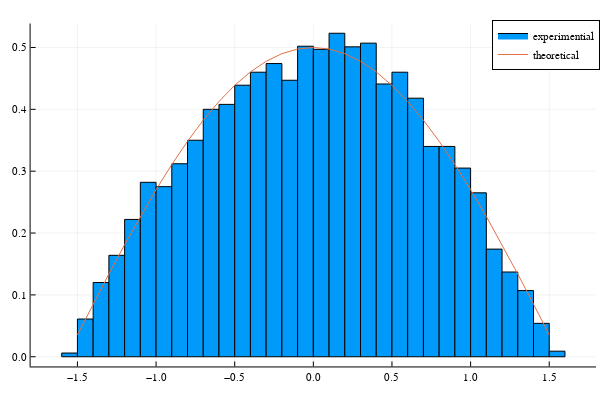

Notebook cell for this chart:
### Markdown cell above
## 6. Transformation Method and Rejection Method Consider the probability distribution function (PDF)

$$
P(x)=A\cos x,\quad -\frac{\pi}2\leq x\leq \frac{\pi}2.
$$

### (a) Obtain the value of $A$.

$$
\begin{aligned}
\int_{-\frac{\pi}2}^{\frac{\pi}2}P(x)dx
&=A\int_{-\frac{\pi}2}^{\frac{\pi}2}\cos x dx\\
&=A\left[\sin{x}\right]_{-\frac{\pi}2}^{\frac{\pi}2} dx\\
1&=2A\\
A&=\frac12
\end{aligned}
$$

### (b) Sample 10,000 random deviates from the above distribution using the transformation method. Plot a histogram of the deviates.

In order to use the transformation method, we should first derive the PDF of $X$

$$
\begin{aligned}
F_X(x) &= \frac12 \int_{-\frac{\pi}2}^{x}\cos{t}dt\\
&=\frac12 (\sin{x}+1).\\
\end{aligned}
$$

Then we get the inverse function the $F_X^{-1}(x)$

$$
F_X^{-1}(u)=\sin^{-1}(2u-1)
$$

The transform formula should be

$$
\begin{aligned}
X&=F_X^{-1}(U)\\
&=\sin^{-1}(2U-1)
\end{aligned}
$$

where $U\sim \mathcal{U}(0,1)$.

### Code cell
Us = rand(Uniform(0,1),10^4)
Xs = @. asin(2Us-1);

histogram(Xs,normalize=:pdf,label="experimential")
xs = -1.5:0.1:1.5
plot!(x->cos(x)/2,xs,label="theoretical")

### Figure 1 — Plotly figure (JSON) as saved in the notebook; plotly's stock layout.template omitted (floating-point values rounded to 4 significant figures)
{"data": [{"fill": "tozeroy", "fillcolor": "rgba(0, 154, 250, 1.000)", "legendgroup": "experimential", "line": {"color": "rgba(0, 0, 0, 1)", "dash": "solid", "width": 1}, "mode": "lines", "name": "experimential", "showlegend": true, "type": "scatter", "x": [-1.6, -1.6, -1.5, -1.5, -1.6, -1.6], "xaxis": "x", "y": [0.006, 0, 0, 0.006, 0.006, 0.006], "yaxis": "y"}, {"fill": "tozeroy", "fillcolor": "rgba(0, 154, 250, 1.000)", "legendgroup": "experimential", "line": {"color": "rgba(0, 0, 0, 1)", "dash": "solid", "width": 1}, "mode": "lines", "name": "experimential", "showlegend": false, "type": "scatter", "x": [-1.5, -1.5, -1.4, -1.4, -1.5, -1.5], "xaxis": "x", "y": [0.061, 0, 0, 0.061, 0.061, 0.061], "yaxis": "y"}, {"fill": "tozeroy", "fillcolor": "rgba(0, 154, 250, 1.000)", "legendgroup": "experimential", "line": {"color": "rgba(0, 0, 0, 1)", "dash": "solid", "width": 1}, "mode": "lines", "name": "experimential", "showlegend": false, "type": "scatter", "x": [-1.4, -1.4, -1.3, -1.3, -1.4, -1.4], "xaxis": "x", "y": [0.12, 0, 0, 0.12, 0.12, 0.12], "yaxis": "y"}, {"fill": "tozeroy", "fillcolor": "rgba(0, 154, 250, 1.000)", "legendgroup": "experimential", "line": {"color": "rgba(0, 0, 0, 1)", "dash": "solid", "width": 1}, "mode": "lines", "name": "experimential", "showlegend": false, "type": "scatter", "x": [-1.3, -1.3, -1.2, -1.2, -1.3, -1.3], "xaxis": "x", "y": [0.164, 0, 0, 0.164, 0.164, 0.164], "yaxis": "y"}, {"fill": "tozeroy", "fillcolor": "rgba(0, 154, 250, 1.000)", "legendgroup": "experimential", "line": {"color": "rgba(0, 0, 0, 1)", "dash": "solid", "width": 1}, "mode": "lines", "name": "experimential", "showlegend": false, "type": "scatter", "x": [-1.2, -1.2, -1.1, -1.1, -1.2, -1.2], "xaxis": "x", "y": [0.222, 0, 0, 0.222, 0.222, 0.222], "yaxis": "y"}, {"fill": "tozeroy", "fillcolor": "rgba(0, 154, 250, 1.000)", "legendgroup": "experimential", "line": {"color": "rgba(0, 0, 0, 1)", "dash": "solid", "width": 1}, "mode": "lines", "name": "experimential", "showlegend": false, "type": "scatter", "x": [-1.1, -1.1, -1, -1, -1.1, -1.1], "xaxis": "x", "y": [0.282, 0, 0, 0.282, 0.282, 0.282], "yaxis": "y"}, {"fill": "tozeroy", "fillcolor": "rgba(0, 154, 250, 1.000)", "legendgroup": "experimential", "line": {"color": "rgba(0, 0, 0, 1)", "dash": "solid", "width": 1}, "mode": "lines", "name": "experimential", "showlegend": false, "type": "scatter", "x": [-1, -1, -0.9, -0.9, -1, -1], "xaxis": "x", "y": [0.275, 0, 0, 0.275, 0.275, 0.275], "yaxis": "y"}, {"fill": "tozeroy", "fillcolor": "rgba(0, 154, 250, 1.000)", "legendgroup": "experimential", "line": {"color": "rgba(0, 0, 0, 1)", "dash": "solid", "width": 1}, "mode": "lines", "name": "experimential", "showlegend": false, "type": "scatter", "x": [-0.9, -0.9, -0.8, -0.8, -0.9, -0.9], "xaxis": "x", "y": [0.312, 0, 0, 0.312, 0.312, 0.312], "yaxis": "y"}, {"fill": "tozeroy", "fillcolor": "rgba(0, 154, 250, 1.000)", "legendgroup": "experimential", "line": {"color": "rgba(0, 0, 0, 1)", "dash": "solid", "width": 1}, "mode": "lines", "name": "experimential", "showlegend": false, "type": "scatter", "x": [-0.8, -0.8, -0.7, -0.7, -0.8, -0.8], "xaxis": "x", "y": [0.35, 0, 0, 0.35, 0.35, 0.35], "yaxis": "y"}, {"fill": "tozeroy", "fillcolor": "rgba(0, 154, 250, 1.000)", "legendgroup": "experimential", "line": {"color": "rgba(0, 0, 0, 1)", "dash": "solid", "width": 1}, "mode": "lines", "name": "experimential", "showlegend": false, "type": "scatter", "x": [-0.7, -0.7, -0.6, -0.6, -0.7, -0.7], "xaxis": "x", "y": [0.4, 0, 0, 0.4, 0.4, 0.4], "yaxis": "y"}, {"fill": "tozeroy", "fillcolor": "rgba(0, 154, 250, 1.000)", "legendgroup": "experimential", "line": {"color": "rgba(0, 0, 0, 1)", "dash": "solid", "width": 1}, "mode": "lines", "name": "experimential", "showlegend": false, "type": "scatter", "x": [-0.6, -0.6, -0.5, -0.5, -0.6, -0.6], "xaxis": "x", "y": [0.408, 0, 0, 0.408, 0.408, 0.408], "yaxis": "y"}, {"fill": "tozeroy", "fillcolor": "rgba(0, 154, 250, 1.000)", "legendgroup": "experimential", "line": {"color": "rgba(0, 0, 0, 1)", "dash": "solid", "width": 1}, "mode": "lines", "name": "experimential", "showlegend": false, "type": "scatter", "x": [-0.5, -0.5, -0.4, -0.4, -0.5, -0.5], "xaxis": "x", "y": [0.439, 0, 0, 0.439, 0.439, 0.439], "yaxis": "y"}, {"fill": "tozeroy", "fillcolor": "rgba(0, 154, 250, 1.000)", "legendgroup": "experimential", "line": {"color": "rgba(0, 0, 0, 1)", "dash": "solid", "width": 1}, "mode": "lines", "name": "experimential", "showlegend": false, "type": "scatter", "x": [-0.4, -0.4, -0.3, -0.3, -0.4, -0.4], "xaxis": "x", "y": [0.46, 0, 0, 0.46, 0.46, 0.46], "yaxis": "y"}, {"fill": "tozeroy", "fillcolor": "rgba(0, 154, 250, 1.000)", "legendgroup": "experimential", "line": {"color": "rgba(0, 0, 0, 1)", "dash": "solid", "width": 1}, "mode": "lines", "name": "experimential", "showlegend": false, "type": "scatter", "x": [-0.3, -0.3, -0.2, -0.2, -0.3, -0.3], "xaxis": "x", "y": [0.474, 0, 0, 0.474, 0.474, 0.474], "yaxis": "y"}, {"fill": "tozeroy", "fillcolor": "rgba(0, 154, 250, 1.000)", "legendgroup": "experimential", "line": {"color": "rgba(0, 0, 0, 1)", "dash": "solid", "width": 1}, "mode": "lines", "name": "experimential", "showlegend": false, "type": "scatter", "x": [-0.2, -0.2, -0.1, -0.1, -0.2, -0.2], "xaxis": "x", "y": [0.447, 0, 0, 0.447, 0.447, 0.447], "yaxis": "y"}, {"fill": "tozeroy", "fillcolor": "rgba(0, 154, 250, 1.000)", "legendgroup": "experimential", "line": {"color": "rgba(0, 0, 0, 1)", "dash": "solid", "width": 1}, "mode": "lines", "name": "experimential", "showlegend": false, "type": "scatter", "x": [-0.1, -0.1, 0, 0, -0.1, -0.1], "xaxis": "x", "y": [0.502, 0, 0, 0.502, 0.502, 0.502], "yaxis": "y"}, {"fill": "tozeroy", "fillcolor": "rgba(0, 154, 250, 1.000)", "legendgroup": "experimential", "line": {"color": "rgba(0, 0, 0, 1)", "dash": "solid", "width": 1}, "mode": "lines", "name": "experimential", "showlegend": false, "type": "scatter", "x": [0, 0, 0.1, 0.1, 0, 0], "xaxis": "x", "y": [0.497, 0, 0, 0.497, 0.497, 0.497], "yaxis": "y"}, {"fill": "tozeroy", "fillcolor": "rgba(0, 154, 250, 1.000)", "legendgroup": "experimential", "line": {"color": "rgba(0, 0, 0, 1)", "dash": "solid", "width": 1}, "mode": "lines", "name": "experimential", "showlegend": false, "type": "scatter", "x": [0.1, 0.1, 0.2, 0.2, 0.1, 0.1], "xaxis": "x", "y": [0.523, 0, 0, 0.523, 0.523, 0.523], "yaxis": "y"}, {"fill": "tozeroy", "fillcolor": "rgba(0, 154, 250, 1.000)", "legendgroup": "experimential", "line": {"color": "rgba(0, 0, 0, 1)", "dash": "solid", "width": 1}, "mode": "lines", "name": "experimential", "showlegend": false, "type": "scatter", "x": [0.2, 0.2, 0.3, 0.3, 0.2, 0.2], "xaxis": "x", "y": [0.501, 0, 0, 0.501, 0.501, 0.501], "yaxis": "y"}, {"fill": "tozeroy", "fillcolor": "rgba(0, 154, 250, 1.000)", "legendgroup": "experimential", "line": {"color": "rgba(0, 0, 0, 1)", "dash": "solid", "width": 1}, "mode": "lines", "name": "experimential", "showlegend": false, "type": "scatter", "x": [0.3, 0.3, 0.4, 0.4, 0.3, 0.3], "xaxis": "x", "y": [0.507, 0, 0, 0.507, 0.507, 0.507], "yaxis": "y"}, {"fill": "tozeroy", "fillcolor": "rgba(0, 154, 250, 1.000)", "legendgroup": "experimential", "line": {"color": "rgba(0, 0, 0, 1)", "dash": "solid", "width": 1}, "mode": "lines", "name": "experimential", "showlegend": false, "type": "scatter", "x": [0.4, 0.4, 0.5, 0.5, 0.4, 0.4], "xaxis": "x", "y": [0.441, 0, 0, 0.441, 0.441, 0.441], "yaxis": "y"}, {"fill": "tozeroy", "fillcolor": "rgba(0, 154, 250, 1.000)", "legendgroup": "experimential", "line": {"color": "rgba(0, 0, 0, 1)", "dash": "solid", "width": 1}, "mode": "lines", "name": "experimential", "showlegend": false, "type": "scatter", "x": [0.5, 0.5, 0.6, 0.6, 0.5, 0.5], "xaxis": "x", "y": [0.46, 0, 0, 0.46, 0.46, 0.46], "yaxis": "y"}, {"fill": "tozeroy", "fillcolor": "rgba(0, 154, 250, 1.000)", "legendgroup": "experimential", "line": {"color": "rgba(0, 0, 0, 1)", "dash": "solid", "width": 1}, "mode": "lines", "name": "experimential", "showlegend": false, "type": "scatter", "x": [0.6, 0.6, 0.7, 0.7, 0.6, 0.6], "xaxis": "x", "y": [0.418, 0, 0, 0.418, 0.418, 0.418], "yaxis": "y"}, {"fill": "tozeroy", "fillcolor": "rgba(0, 154, 250, 1.000)", "legendgroup": "experimential", "line": {"color": "rgba(0, 0, 0, 1)", "dash": "solid", "width": 1}, "mode": "lines", "name": "experimential", "showlegend": false, "type": "scatter", "x": [0.7, 0.7, 0.8, 0.8, 0.7, 0.7], "xaxis": "x", "y": [0.34, 0, 0, 0.34, 0.34, 0.34], "yaxis": "y"}, {"fill": "tozeroy", "fillcolor": "rgba(0, 154, 250, 1.000)", "legendgroup": "experimential", "line": {"color": "rgba(0, 0, 0, 1)", "dash": "solid", "width": 1}, "mode": "lines", "name": "experimential", "showlegend": false, "type": "scatter", "x": [0.8, 0.8, 0.9, 0.9, 0.8, 0.8], "xaxis": "x", "y": [0.34, 0, 0, 0.34, 0.34, 0.34], "yaxis": "y"}, {"fill": "tozeroy", "fillcolor": "rgba(0, 154, 250, 1.000)", "legendgroup": "experimential", "line": {"color": "rgba(0, 0, 0, 1)", "dash": "solid", "width": 1}, "mode": "lines", "name": "experimential", "showlegend": false, "type": "scatter", "x": [0.9, 0.9, 1, 1, 0.9, 0.9], "xaxis": "x", "y": [0.305, 0, 0, 0.305, 0.305, 0.305], "yaxis": "y"}, {"fill": "tozeroy", "fillcolor": "rgba(0, 154, 250, 1.000)", "legendgroup": "experimential", "line": {"color": "rgba(0, 0, 0, 1)", "dash": "solid", "width": 1}, "mode": "lines", "name": "experimential", "showlegend": false, "type": "scatter", "x": [1, 1, 1.1, 1.1, 1, 1], "xaxis": "x", "y": [0.265, 0, 0, 0.265, 0.265, 0.265], "yaxis": "y"}, {"fill": "tozeroy", "fillcolor": "rgba(0, 154, 250, 1.000)", "legendgroup": "experimential", "line": {"color": "rgba(0, 0, 0, 1)", "dash": "solid", "width": 1}, "mode": "lines", "name": "experimential", "showlegend": false, "type": "scatter", "x": [1.1, 1.1, 1.2, 1.2, 1.1, 1.1], "xaxis": "x", "y": [0.174, 0, 0, 0.174, 0.174, 0.174], "yaxis": "y"}, {"fill": "tozeroy", "fillcolor": "rgba(0, 154, 250, 1.000)", "legendgroup": "experimential", "line": {"color": "rgba(0, 0, 0, 1)", "dash": "solid", "width": 1}, "mode": "lines", "name": "experimential", "showlegend": false, "type": "scatter", "x": [1.2, 1.2, 1.3, 1.3, 1.2, 1.2], "xaxis": "x", "y": [0.137, 0, 0, 0.137, 0.137, 0.137], "yaxis": "y"}, {"fill": "tozeroy", "fillcolor": "rgba(0, 154, 250, 1.000)", "legendgroup": "experimential", "line": {"color": "rgba(0, 0, 0, 1)", "dash": "solid", "width": 1}, "mode": "lines", "name": "experimential", "showlegend": false, "type": "scatter", "x": [1.3, 1.3, 1.4, 1.4, 1.3, 1.3], "xaxis": "x", "y": [0.107, 0, 0, 0.107, 0.107, 0.107], "yaxis": "y"}, {"fill": "tozeroy", "fillcolor": "rgba(0, 154, 250, 1.000)", "legendgroup": "experimential", "line": {"color": "rgba(0, 0, 0, 1)", "dash": "solid", "width": 1}, "mode": "lines", "name": "experimential", "showlegend": false, "type": "scatter", "x": [1.4, 1.4, 1.5, 1.5, 1.4, 1.4], "xaxis": "x", "y": [0.054, 0, 0, 0.054, 0.054, 0.054], "yaxis": "y"}, {"fill": "tozeroy", "fillcolor": "rgba(0, 154, 250, 1.000)", "legendgroup": "experimential", "line": {"color": "rgba(0, 0, 0, 1)", "dash": "solid", "width": 1}, "mode": "lines", "name": "experimential", "showlegend": false, "type": "scatter", "x": [1.5, 1.5, 1.6, 1.6, 1.5, 1.5], "xaxis": "x", "y": [0.009, 0, 0, 0.009, 0.009, 0.009], "yaxis": "y"}, {"colorbar": {"len": 0.9525, "title": {"text": ""}, "x": 0.9934, "y": 0.5139}, "legendgroup": "experimential", "marker": {"color": "rgba(0, 154, 250, 0.000)", "line": {"color": "rgba(0, 0, 0, 0)", "width": 1}, "size": 0, "symbol": "circle"}, "mode": "markers", "name": "experimential", "showlegend": false, "type": "scatter", "x": [-1.55, -1.45, -1.35, -1.25, -1.15, -1.05, -0.95, -0.85, -0.75, -0.65, -0.55, -0.45, -0.35, -0.25, -0.15, -0.05, 0.05, 0.15, 0.25, 0.35, 0.45, 0.55, 0.65, 0.75, 0.85, 0.95, 1.05, 1.15, 1.25, 1.35, 1.45, 1.55], "xaxis": "x", "y": [0.006, 0.061, 0.12, 0.164, 0.222, 0.282, 0.275, 0.312, 0.35, 0.4, 0.408, 0.439, 0.46, 0.474, 0.447, 0.502, 0.497, 0.523, 0.501, 0.507, 0.441, 0.46, 0.418, 0.34, 0.34, 0.305, 0.265, 0.174, 0.137, 0.107, 0.054, 0.009], "yaxis": "y"}, {"colorbar": {"len": 0.9525, "title": {"text": ""}, "x": 0.9934, "y": 0.5139}, "legendgroup": "theoretical", "line": {"color": "rgba(227, 111, 71, 1.000)", "dash": "solid", "shape": "linear", "width": 1}, "mode": "lines", "name": "theoretical", "showlegend": true, "type": "scatter", "x": [-1.5, -1.4, -1.3, -1.2, -1.1, -1, -0.9, -0.8, -0.7, -0.6, -0.5, -0.4, -0.3, -0.2, -0.1, 0, 0.1, 0.2, 0.3, 0.4, 0.5, 0.6, 0.7, 0.8, 0.9, 1, 1.1, 1.2, 1.3, 1.4, 1.5], "xaxis": "x", "y": [0.03537, 0.08498, 0.1337, 0.1812, 0.2268, 0.2702, 0.3108, 0.3484, 0.3824, 0.4127, 0.4388, 0.4605, 0.4777, 0.49, 0.4975, 0.5, 0.4975, 0.49, 0.4777, 0.4605, 0.4388, 0.4127, 0.3824, 0.3484, 0.3108, 0.2702, 0.2268, 0.1812, 0.1337, 0.08498, 0.03537], "yaxis": "y"}], "layout": {"annotations": [], "height": 400, "legend": {"bgcolor": "rgba(255, 255, 255, 1.000)", "bordercolor": "rgba(0, 0, 0, 1)", "borderwidth": 1, "font": {"color": "rgba(0, 0, 0, 1)", "family": "sans-serif", "size": 11}, "title": {"font": {"color": "rgba(0, 0, 0, 1)", "family": "sans-serif", "size": 15}, "text": ""}, "tracegroupgap": 0, "traceorder": "normal", "x": 1, "xanchor": "auto", "y": 1, "yanchor": "auto"}, "margin": {"b": 20, "l": 0, "r": 0, "t": 20}, "paper_bgcolor": "rgba(255, 255, 255, 1.000)", "plot_bgcolor": "rgba(255, 255, 255, 1.000)", "showlegend": true, "width": 600, "xaxis": {"anchor": "y", "domain": [0.05101, 0.9934], "gridcolor": "rgba(0, 0, 0, 0.1)", "gridwidth": 0.5, "linecolor": "rgba(0, 0, 0, 1)", "mirror": false, "range": [-1.798, 1.798], "showgrid": true, "showline": true, "showticklabels": true, "tickangle": 0, "tickcolor": "rgb(0, 0, 0)", "tickfont": {"color": "rgba(0, 0, 0, 1)", "family": "sans-serif", "size": 11}, "tickmode": "array", "ticks": "inside", "ticktext": ["−1.5", "−1.0", "−0.5", "0.0", "0.5", "1.0", "1.5"], "tickvals": [-1.5, -1, -0.5, 0, 0.5, 1, 1.5], "title": {"font": {"color": "rgba(0, 0, 0, 1)", "family": "sans-serif", "size": 15}, "text": ""}, "type": "linear", "visible": true, "zeroline": false, "zerolinecolor": "rgba(0, 0, 0, 1)"}, "yaxis": {"anchor": "x", "domain": [0.03762, 0.9902], "gridcolor": "rgba(0, 0, 0, 0.1)", "gridwidth": 0.5, "linecolor": "rgba(0, 0, 0, 1)", "mirror": false, "range": [-0.01569, 0.5387], "showgrid": true, "showline": true, "showticklabels": true, "tickangle": 0, "tickcolor": "rgb(0, 0, 0)", "tickfont": {"color": "rgba(0, 0, 0, 1)", "family": "sans-serif", "size": 11}, "tickmode": "array", "ticks": "inside", "ticktext": ["0.0", "0.1", "0.2", "0.3", "0.4", "0.5"], "tickvals": [0, 0.1, 0.2, 0.3, 0.4, 0.5], "title": {"font": {"color": "rgba(0, 0, 0, 1)", "family": "sans-serif", "size": 15}, "text": ""}, "type": "linear", "visible": true, "zeroline": false, "zerolinecolor": "rgba(0, 0, 0, 1)"}}}
